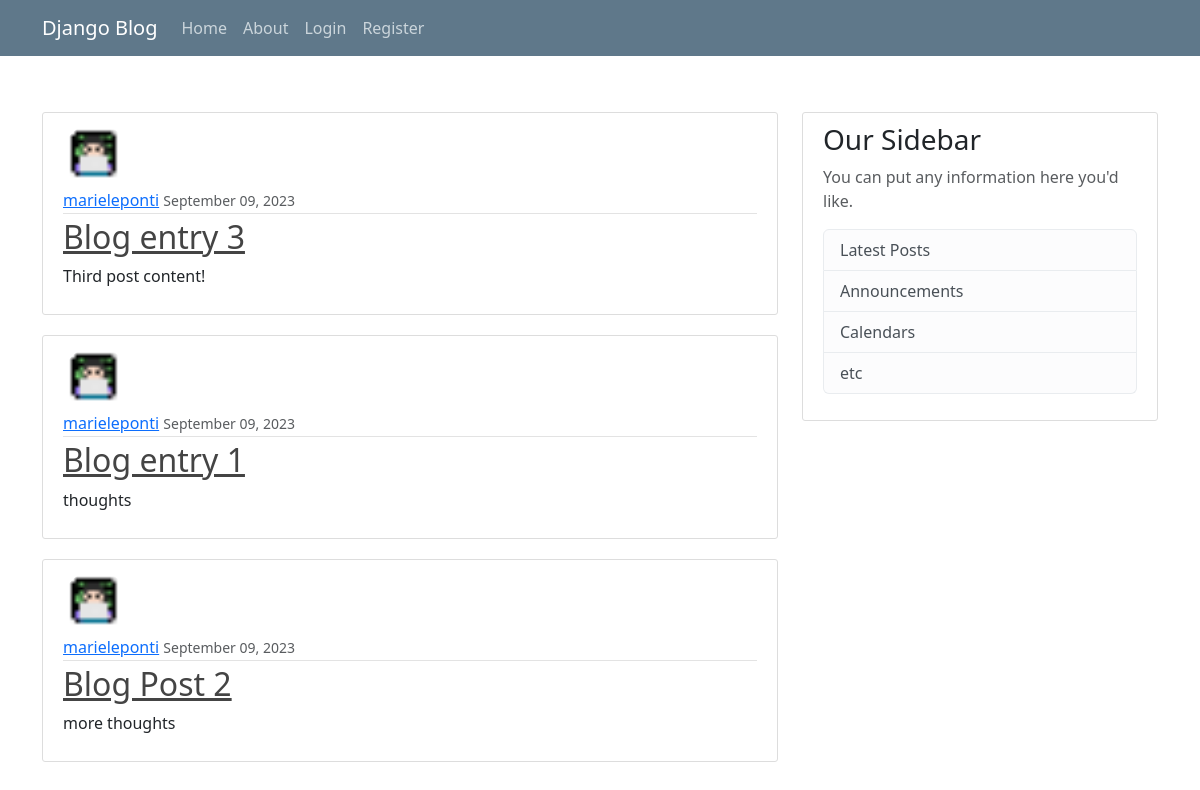
The app's page /, older data.
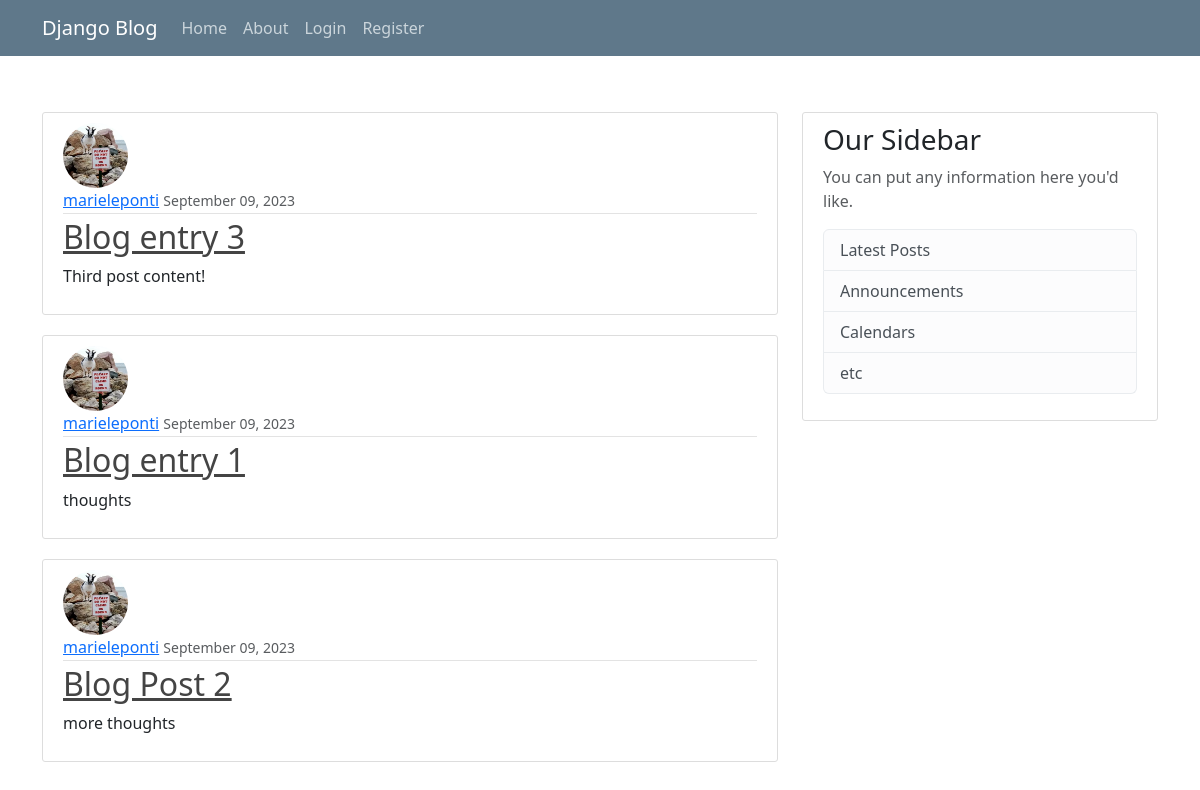
The same page, newer data.
### blog_app/models.py (models this page shows, shortened)
class Post(models.Model):
    title = models.CharField(max_length=100)
    content = models.TextField()
    date_posted = models.DateTimeField(default=timezone.now, blank=True)
    author = models.ForeignKey(User, on_delete=models.CASCADE)

### users/models.py (models this page shows, shortened)
class Profile(models.Model):
    user = models.OneToOneField(User, on_delete=models.CASCADE)
    image = models.ImageField(default='default.jpg', upload_to='profile_pics')

### blog_app/views.py (the view)
# urls.py: path('', PostListView.as_view(), name='blog-home'),
class PostListView(ListView):
    model = Post
    template_name = 'blog_app/home.html' # <app>/<model>_<viewtype>.html
    context_object_name = 'posts'
    ordering = ['-date_posted']

### blog_app/templates/blog_app/home.html
{%  extends './base.html' %}
{%  block content %}
    {% for post in posts %}
    <article class="media content-section">
      <img class="rounded-circle article-img" src="{{ post.author.profile.image.url }}">
        <div class="media-body">
          <div class="article-metadata">
            <a class="mr-2" href="#">{{ post.author }}</a>
            <small class="text-muted">{{ post.date_posted | date:"F m, Y"}}</small>
          </div>
          <h2><a class="article-title" href="{% url 'post-detail' post.id %}">{{ post.title }}</a></h2>
          <p class="article-content">{{ post.content }}</p>
        </div>
      </article>
    {% endfor %}
{%  endblock content%}

### blog_app/templates/blog_app/base.html (shortened to what this page needs)
{% load static %}
{% load crispy_forms_tags %}
<!doctype html>
<html>
<head>
    <link rel="stylesheet" type="text/css" href="{% static 'blog_app/styles.css'%}">
    <link href="https://cdn.jsdelivr.net/npm/bootstrap@5.3.2/dist/css/bootstrap.min.css" rel="stylesheet"
>
</head>
<body>
    <header class="site-header">
        <nav class="navbar navbar-expand-md navbar-dark bg-steel fixed-top">
            <div class="container">
                <a class="navbar-brand mr-4" href="/">Django Blog</a>
                <div class="collapse navbar-collapse" id="navbarToggle">
                    <div class="navbar-nav mr-auto">
                        <a class="nav-item nav-link" href="{% url 'blog-home' %}">Home</a>
                        <a class="nav-item nav-link" href="{% url 'blog-about' %}">About</a>
                    </div>
                    <div class="navbar-nav">
                        {% if user.is_authenticated %}
                            <a class="nav-item nav-link" href="{% url 'profile' %}">Profile</a>
                            <a class="nav-item nav-link" href="{% url 'logout' %}">Logout</a>
                        {% else %}
                            <a class="nav-item nav-link" href="{% url 'login' %}">Login</a>
                            <a class="nav-item nav-link" href="{% url 'register' %}">Register</a>
                        {% endif %}
                    </div>
                </div>
            </div>
        </nav>
    </header>
    <main role="main" class="container">
        <div class="row">
            <div class="col-md-8">
                {% block content %}{% endblock %}
            </div>
            <div class="col-md-4">
                <div class="content-section">
                    <h3>Our Sidebar</h3>
                    <p class='text-muted'>You can put any information here you'd like.
                    <ul class="list-group">
                        <li class="list-group-item list-group-item-light">Latest Posts</li>
                        <li class="list-group-item list-group-item-light">Announcements</li>
                        <li class="list-group-item list-group-item-light">Calendars</li>
                        <li class="list-group-item list-group-item-light">etc</li>
                    </ul>
                    </p>
                </div>
            </div>
        </div>
    </main>
</body>
</html>

### blog_app/static/blog_app/styles.css (style rules this page uses)
body { background: #fafafa; color: #333333; margin-top: 5rem; }
h1, h2, h3, h4, h5, h6 { color: #444444; }
ul { margin: 0; }
.bg-steel { background-color: #5f788a; }
.site-header .navbar-nav .nav-link { color: #cbd5db; }
.site-header { margin-bottom: 7rem; }
.content-section { background: #ffffff; padding: 10px 20px; border: 1px solid #dddddd; border-radius: 3px; margin-bottom: 20px; }
.article-title { color: #444444; }
.article-content { white-space: pre-line; }
.article-img { height: 65px; width: 65px; margin-right: 16px; }
.article-metadata { padding-bottom: 1px; margin-bottom: 4px; border-bottom: 1px solid #e3e3e3 }

Row changes from the older to the newer data that the page shows:
changed through a linked row, Post "Blog entry 3": author.profile.image: a different picture
changed through a linked row, Post "Blog entry 1": author.profile.image: a different picture
changed through a linked row, Post "Blog Post 2": author.profile.image: a different picture
